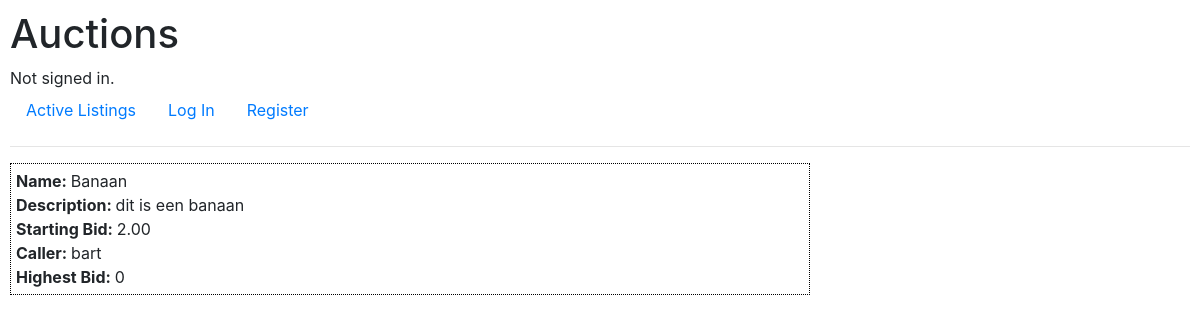
The app's page /listing/1/, older data.
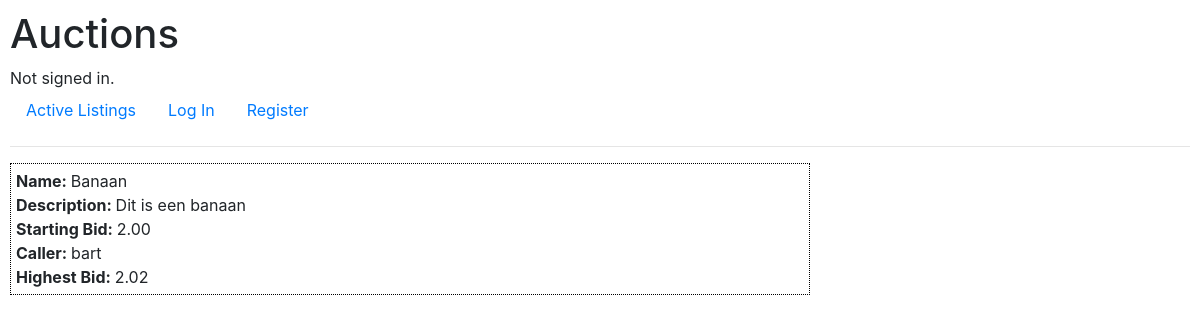
The same page, newer data.
### auctions/models.py (models this page shows)
class AuctionListing(models.Model):
    name = models.CharField(max_length=50)
    description = models.CharField(max_length=500)
    starting_bid = models.DecimalField(decimal_places=2, max_digits=10)
    image = models.CharField(max_length=255)
    caller = models.CharField(max_length=50)

class Bids(models.Model):
    bidder = models.CharField(max_length=50)
    auction_listing = models.ForeignKey(AuctionListing, on_delete=models.CASCADE)
    price = models.DecimalField(decimal_places=2, max_digits=10)

### auctions/views.py (the view, shortened to what this page needs)
# urls.py: path("listing/<listing_id>/", views.listing, name="listing")
def listing(request, listing_id):
    listing = AuctionListing.objects.get(pk=listing_id)
    highest_bid = Bids(price=0)
    message = ""
    if(Bids.objects.count() > 0):
        highest_bid = Bids.objects.all()[0]
    return render(request, "auctions/listing.html", {
        "highest_bid": highest_bid.price,
        "listing": listing,
        "message": message
    })

### auctions/templates/auctions/listing.html (shortened to what this page needs)
{% extends "auctions/layout.html" %}
{% block body %}
    <div class="active-listing">
        <div>
            <b>Name: </b>{{ listing.name }}
            <br/>
            <b>Description: </b>{{ listing.description }}
            <br>
            <b>Starting Bid: </b>{{ listing.starting_bid }}
            <br>
            <b>Caller: </b>{{ listing.caller }}
            <br>
            <b>Highest Bid: </b>{{ highest_bid }}
        </div>
    </div>
{% endblock %}

### auctions/templates/auctions/layout.html (shortened to what this page needs)
{% load static %}
<!DOCTYPE html>
<html lang="en">
    <head>
        <link rel="stylesheet" href="https://stackpath.bootstrapcdn.com/bootstrap/4.4.1/css/bootstrap.min.css">
        <link href="{% static 'auctions/styles.css' %}" rel="stylesheet">
    </head>
    <body>
        <h1>Auctions</h1>
        <div>
            {% if user.is_authenticated %}
                Signed in as <strong>{{ user.username }}</strong>.
            {% else %}
                Not signed in.
            {% endif %}
        </div>
        <ul class="nav">
            <li class="nav-item">
                <a class="nav-link" href="{% url 'index' %}">Active Listings</a>
            </li>
            {% if user.is_authenticated %}
                <li class="nav-item">
                    <a class="nav-link" href="{% url 'newlisting' %}">Add New Listing</a>
                </li>
                <li class="nav-item">
                    <a class="nav-link" href="{% url 'logout' %}">Log Out</a>
                </li>
            {% else %}
                <li class="nav-item">
                    <a class="nav-link" href="{% url 'login' %}">Log In</a>
                </li>
                <li class="nav-item">
                    <a class="nav-link" href="{% url 'register' %}">Register</a>
                </li>
            {% endif %}
        </ul>
        <hr>
        {% block body %}
        {% endblock %}
    </body>
</html>

### auctions/static/auctions/styles.css (style rules this page uses)
body { padding: 10px; }
.active-listing { width:50em; display: flex; border: 1px dotted black; padding: 5px; }

Row changes from the older to the newer data that the page shows:
changed AuctionListing "Banaan": description "dit is een banaan" → "Dit is een banaan"
added Bids: price "2.02"
Text that changed along with them:
{{ highest_bid }}: "0" → (not shown)
